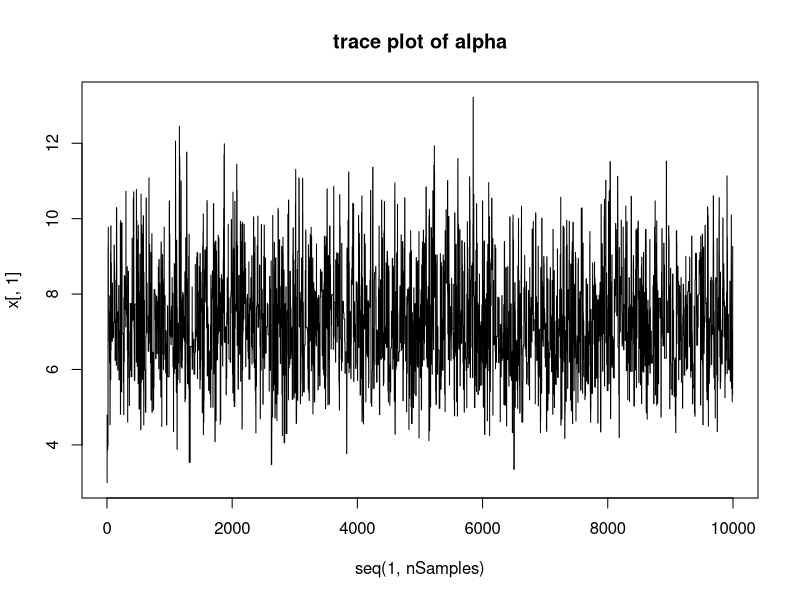
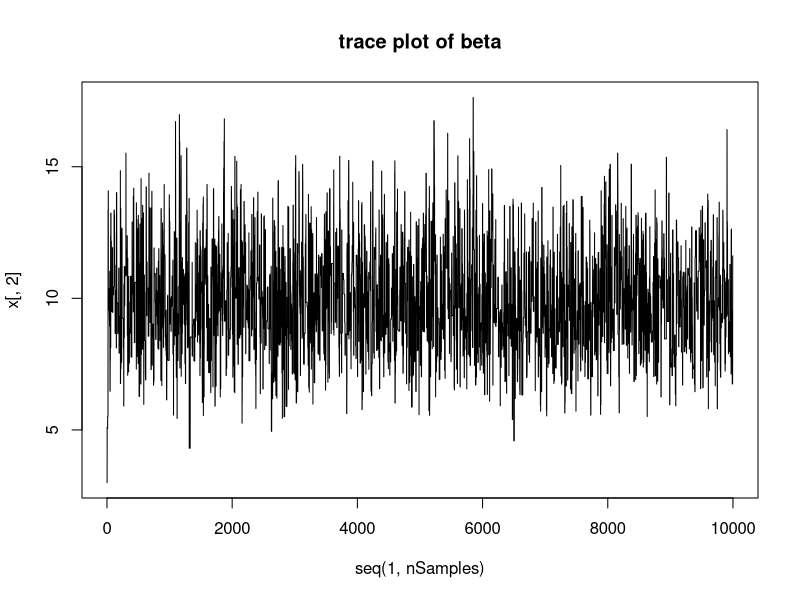
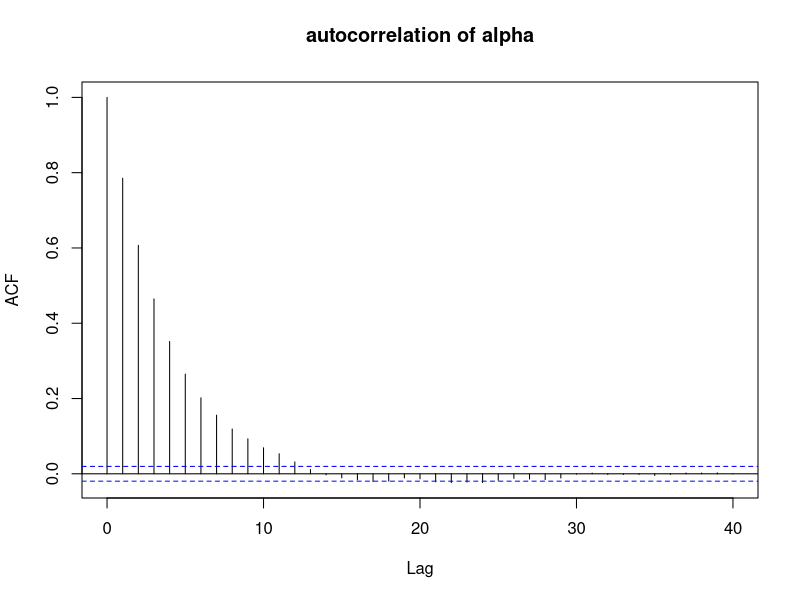
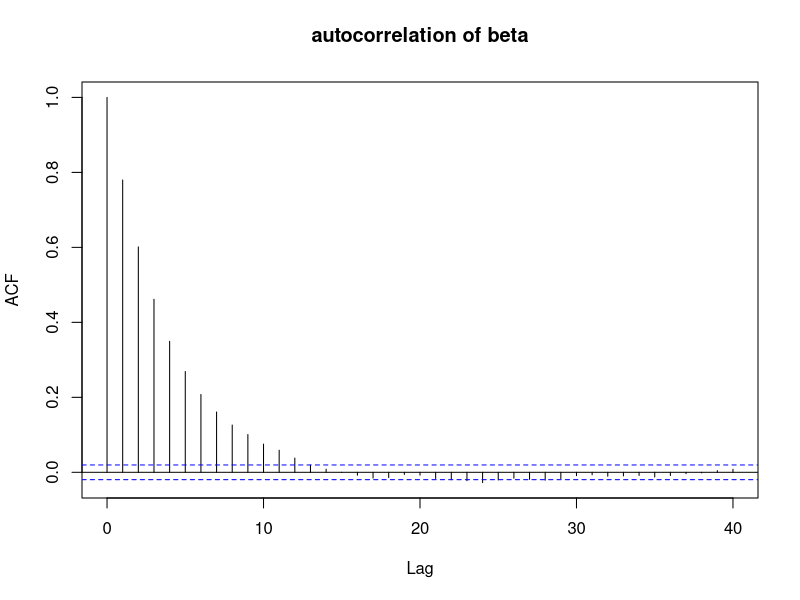
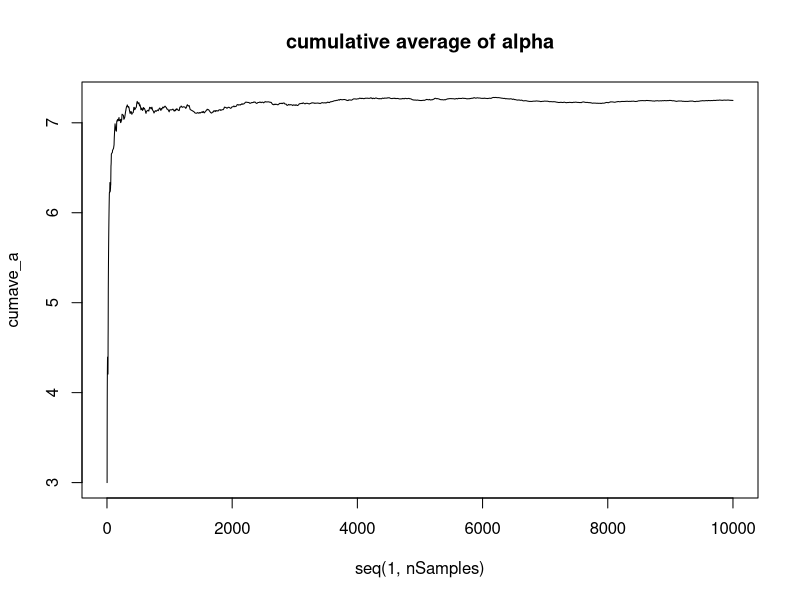
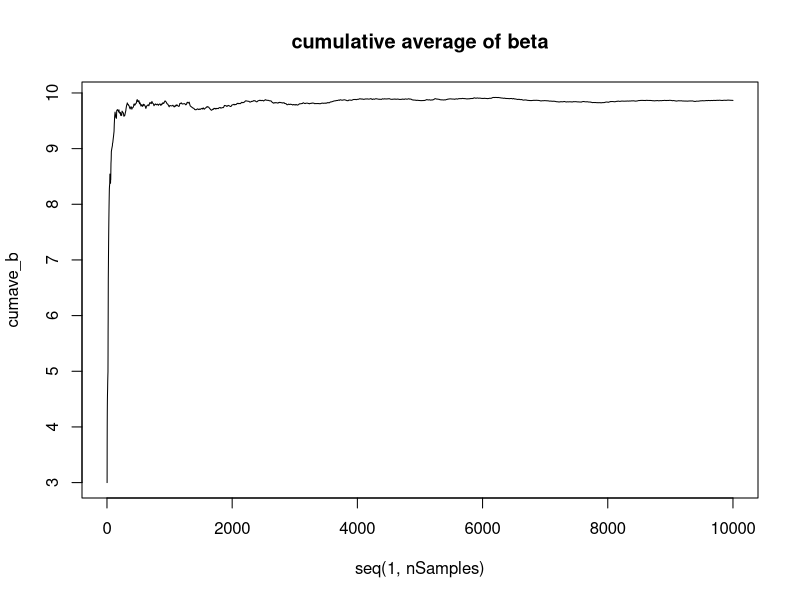

Generate these figures, in order, with R:
# Haibo Jin
# haibo.nick.jin@gmail.com
# 014343698
##################################################################
# generate data
alpha <- 7; beta <- 9; nY <- 50
set.seed( 100 )
y <- rgamma( nY, alpha, beta)

# unnormalized posterior distribution
target <- function( a, b, lambda, y) {
  - lambda * ( a + b ) + length(y) * a * log( b ) - 
  length( y ) * lgamma( a ) + ( a - 1 ) * sum( log( y ) ) - 
  b * sum( y )  
}

# use grid method to find approximate value of alpha and beta
grid <- seq(0.1, 10, length.out = 100)
x <- matrix(0, 100,100)
for ( ii in seq(1,100)) {
  for (jj in seq(1,100)) {
    x[ii, jj] <- exp( target(grid[ii], grid[jj], 0.001, y) )
  }
}
index <- which(x == max(x), arr.ind = TRUE)
alpha_est <- grid[index[1]]
beta_est <- grid[index[2]]

# finally we get the approximate mode of the posterior 
# alpha = 6.9, beta = 9.4

# calculate hessian at the mode for normal approximation
hessian <- matrix( c( - length( y ) * trigamma( alpha_est ),
                      length( y ) / beta_est,
                      length( y ) / beta_est,
                      - length( y ) * alpha_est / ( beta_est ^ 2 ) ), 
                   2, 2)
# the covariance of normal approximation is the inverse of the negative hessian
sigma_est <- solve( - hessian )
# so here is the parameter for normal approximation
# mu = (6.9, 9.4) sigma = [1.82, 2.48, 2.48, 3.63]

# sampling loops
a <- 5; Sigma <- a * sigma_est;
nSamples <- 10000; lambda <- 0.001; nAccepted <- 0;
x <- matrix( 0, nSamples, 2 ); x[1, ] <- c(3,3);
for ( ii in seq( 2, nSamples ) ) {
  x[ ii, ] <- mvtnorm::rmvnorm( 1, x[ ii - 1, ], Sigma)
  if ( x[ii, 1] <= 0 || x[ii, 2] <= 0 ) {
    x[ii, ] <- x[ii - 1, ]
    next
  }
  r <- exp( target( x[ii, 1], x[ii, 2], lambda, y) - 
                target( x[ii - 1, 1], x[ii - 1, 2], lambda, y) )
  if ( runif( 1 ) > r ) {
    x[ii, ] <- x[ii - 1, ]
  } else {
    nAccepted <- nAccepted + 1
  }
}
# acceptance rate
nAccepted / nSamples
# trace plot
plot( seq(1, nSamples), x[ , 1], "l", main = "trace plot of alpha")
plot( seq(1, nSamples), x[ , 2], "l", main = "trace plot of beta" )
# summary statistics
summary(x)
# standard error of alpha
sd( x[,1] ) / sqrt( nSamples )
# standard error of beta
sd( x[,2] ) / sqrt( nSamples )
# autocorrelation
acf(x[,1], main = "autocorrelation of alpha")
acf(x[,2], main = "autocorrelation of beta")
# cumulative average plot of alpha
cumsum_a <- cumsum(x[,1])
cumave_a <- cumsum_a / seq(1, nSamples)
plot(seq(1, nSamples), cumave_a, "l", main = "cumulative average of alpha")
# cumulative average plot of beta
cumsum_b <- cumsum(x[,2])
cumave_b <- cumsum_b / seq(1, nSamples)
plot(seq(1, nSamples), cumave_b, "l", main = "cumulative average of beta")
